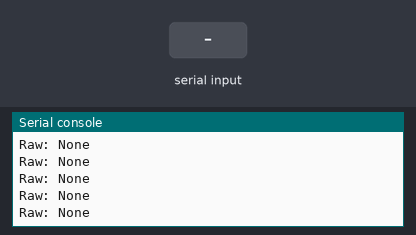
Simulated run of this program. Board: MicroPython board. Shown: the last lines printed to the serial console. The inputs (shaded band) are chosen by the test bench.

Above: at 1.2 s.
1.3 s: "1" received over the second serial link
At 1.31 s:
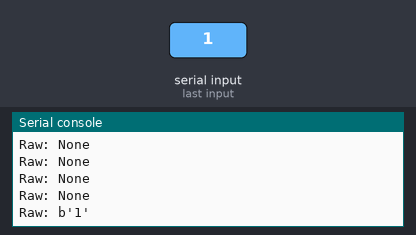
2.8 s: "0" received over the second serial link
At 2.81 s:
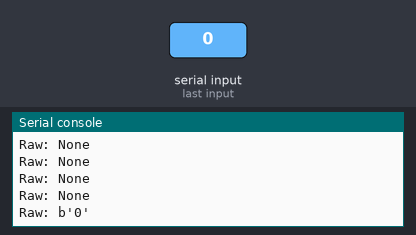
4.3 s: "2" received over the second serial link
At 4.31 s:
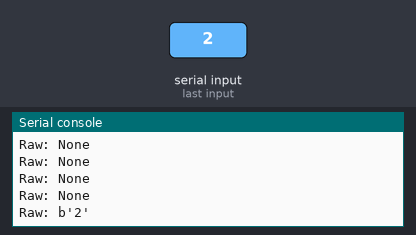

Measured:
- after the input at 1.3 s, the serial console: prints a new line at once (image 1)
- after the input at 2.8 s, the serial console: prints a new line at once (image 2)
- after the input at 4.3 s, the serial console: prints a new line at once (image 3)

The program:

uart_read.py
```python
from machine import UART, Pin
import time

uart = UART(1, baudrate=115200, tx=Pin(17), rx=Pin(18))

try:
    while True:
        #if uart.any():
        data = uart.read()
        print("Raw:", data)
        time.sleep_ms(100)
except KeyboardInterrupt:
    print("Stopped.")
```
